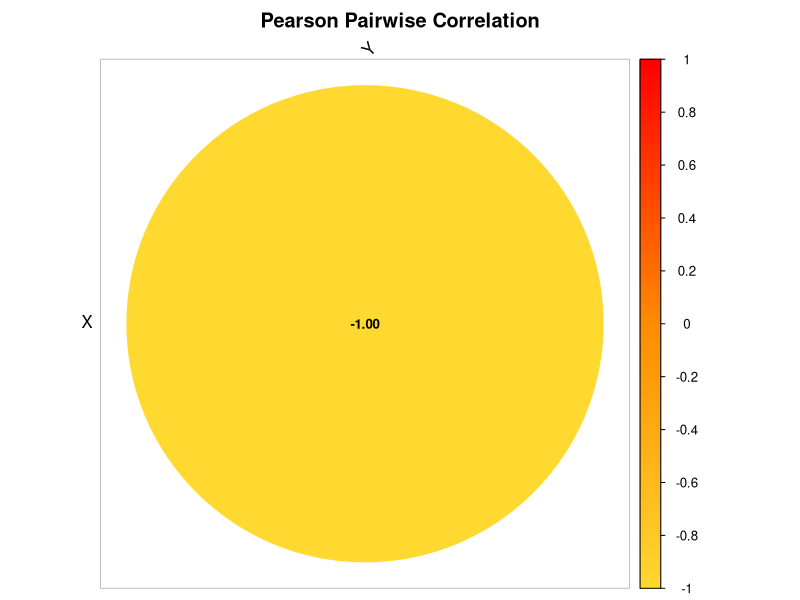
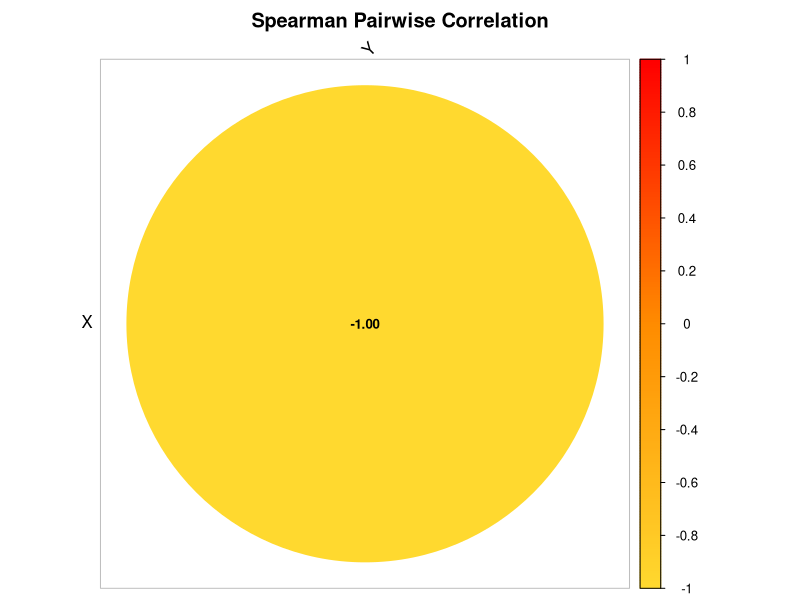

Recreate these plots in R, in order.
################################################################################
################ CORRELATION-BASED NETWORK INFERENCE ###########################
################################################################################

# ============================================================
# Working Directory
# ============================================================

  setwd('/Users/gio/Desktop/My Dissertation/Dissertation Focus/Main Version/1_Basic_Net_Raw/Simple_Network_1')

# ============================================================
# Required Libraries
# ============================================================

library(dplyr)
library(tidyr)
library(corrplot)

################################################################################
################################################################################

# ============================================================
# CORRELATION-BASED NETWORK INFERENCE
# Pearson and Spearman Correlation
# ============================================================
#
# Purpose:
#   • Provide classical baseline methods for comparison with CIRN
#   • Infer signed but UNDIRECTED associations
#   • Convert associations into directed edges for evaluation
#
# NOTE:
#   Correlation does NOT infer causality or direction.
#   Edges are duplicated in both directions for comparability.
# ============================================================

infer_network_correlation <- function(df, time_col, method = "pearson",
                                      cor_threshold = 0.3,
                                      p_threshold = 0.05) {
  
  # ------------------------------------------------------------
  # 1. Remove time column
  # ------------------------------------------------------------
  
  vars <- setdiff(names(df), time_col)
  data_mat <- df[, vars]
  
  # ------------------------------------------------------------
  # 2. Start runtime measurement
  # ------------------------------------------------------------
  
  start_time <- Sys.time()
  
  # ------------------------------------------------------------
  # 3. Compute correlation matrix
  # ------------------------------------------------------------
  
  cor_matrix <- cor(
    data_mat,
    method = method,
    use = "pairwise.complete.obs"
  )
  
  # ------------------------------------------------------------
  # 4. Compute p-values
  # ------------------------------------------------------------
  
  p_matrix <- matrix(
    NA,
    nrow = length(vars),
    ncol = length(vars),
    dimnames = list(vars, vars)
  )
  
  for (i in seq_along(vars)) {
    for (j in seq_along(vars)) {
      
      if (i == j) next
      
      test <- suppressWarnings(
        cor.test(
          data_mat[[vars[i]]],
          data_mat[[vars[j]]],
          method = method
        )
      )
      
      p_matrix[i, j] <- test$p.value
    }
  }
  
  # ------------------------------------------------------------
  # 5. Edge extraction
  # ------------------------------------------------------------
  
  edges <- data.frame()
  
  for (i in seq_along(vars)) {
    for (j in seq_along(vars)) {
      
      if (i == j) next
      
      r <- cor_matrix[i, j]
      p <- p_matrix[i, j]
      
      if (!is.na(r) &&
          abs(r) >= cor_threshold &&
          p < p_threshold) {
        
        edges <- rbind(
          edges,
          data.frame(
            predictor_set = paste0(method, "_correlation"),
            term = vars[i],
            target = vars[j],
            omega = r,
            odds_ratio = NA,
            sign = sign(r),
            regulation_type = ifelse(
              r > 0,
              "activation",
              "inhibition"
            ),
            rel_strength = abs(r),
            hdi_lower95 = NA,
            hdi_upper95 = NA,
            eti_lower95 = NA,
            eti_upper95 = NA,
            method = paste(method, "correlation")
          )
        )
      }
    }
  }
  
  # ------------------------------------------------------------
  # 6. Stop runtime measurement
  # ------------------------------------------------------------
  
  end_time <- Sys.time()
  
  runtime_seconds <- as.numeric(
    difftime(end_time, start_time, units = "secs")
  )
  
  message(
    "⏱ ", method, " correlation runtime: ",
    round(runtime_seconds, 4),
    " seconds"
  )
  
  return(list(
    edges = edges,
    runtime = runtime_seconds,
    cor_matrix = cor_matrix,
    p_matrix = p_matrix
  ))
}

################################################################################
################################################################################

# ============================================================
# Bubble Correlation Heatmap (like your example)
# ============================================================

plot_correlation_bubble <- function(cor_matrix, method_name = "Correlation") {
  
  corrplot(
    cor_matrix,
    
    method = "circle",           # circles like your figure
    type = "upper",              # upper triangle
    
    addCoef.col = "black",       # numbers inside circles
    number.cex = 0.8,
    
    col = colorRampPalette(
      c("#FFD92F", "#FF8C00", "#FF0000")
    )(200),                      # yellow → orange → red
    
    tl.col = "black",
    tl.srt = 45,
    
    diag = FALSE,
    
    title = paste(method_name, "Pairwise Correlation"),
    mar = c(0,0,2,0)
  )
}

################################################################################
################################################################################

# ============================================================
# Load Dataset
# ============================================================

sim_df <- read.csv("Simple_Network_1.csv") %>%
  na.omit()

time_col <- names(sim_df)[1]

################################################################################
################################################################################

# ============================================================
# Pearson Correlation Network
# ============================================================

pearson_res <- infer_network_correlation(
  df = sim_df,
  time_col = time_col,
  method = "pearson"
)

pearson_edges <- pearson_res$edges
pearson_edges

pearson_cor_mat <- pearson_res$cor_matrix
pearson_cor_mat

pearson_p_mat <- pearson_res$p_matrix
pearson_p_mat

# Pearson bubble heatmap

plot_correlation_bubble(
  pearson_res$cor_matrix,
  "Pearson"
)

################################################################################
################################################################################

# ============================================================
# Spearman Correlation Network
# ============================================================

spearman_res <- infer_network_correlation(
  df = sim_df,
  time_col = time_col,
  method = "spearman"
)

spearman_edges <- spearman_res$edges
spearman_edges

spearman_cor_mat <- spearman_res$cor_matrix
spearman_cor_mat

spearman_p_mat <- spearman_res$p_matrix
spearman_p_mat

# Spearman bubble heatmap

plot_correlation_bubble(
  spearman_res$cor_matrix,
  "Spearman"
)

################################################################################
################################################################################

# ============================================================
# Optional: Save figures for thesis / manuscript
# ============================================================

#pdf("Pearson_Correlation_Bubble.pdf", width = 6, height = 6)

#plot_correlation_bubble(
#  pearson_res$cor_matrix,
#  "Pearson"
#)

#dev.off()


#pdf("Spearman_Correlation_Bubble.pdf", width = 6, height = 6)

#plot_correlation_bubble(
#  spearman_res$cor_matrix,
#  "Spearman"
#)

#dev.off()

################################################################################
############################### ~ END ~ ########################################
################################################################################
